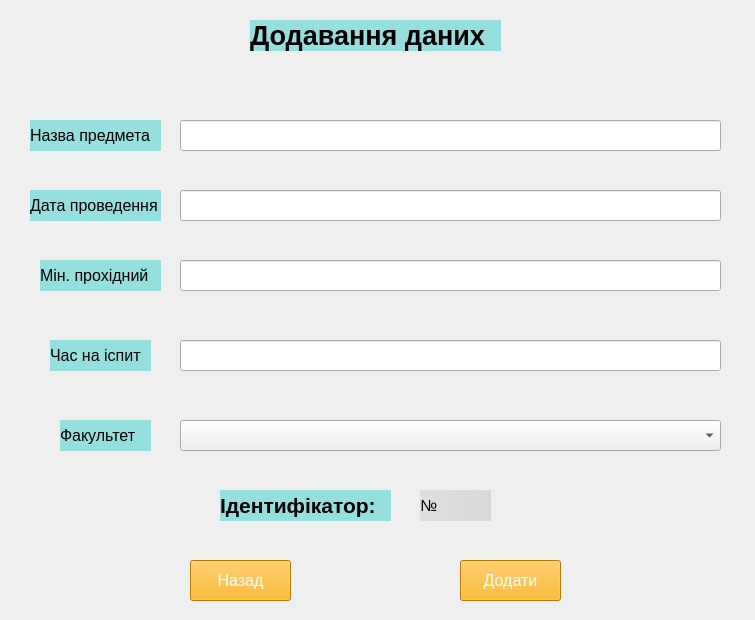
<?xml version="1.0" encoding="UTF-8"?>
<ui version="4.0">
 <class>MainWindow</class>
 <widget class="QMainWindow" name="MainWindow">
  <property name="geometry">
   <rect>
    <x>0</x>
    <y>0</y>
    <width>755</width>
    <height>620</height>
   </rect>
  </property>
  <property name="windowTitle">
   <string>Оновлення даних</string>
  </property>
  <widget class="QWidget" name="centralwidget">
   <widget class="QLabel" name="label">
    <property name="geometry">
     <rect>
      <x>0</x>
      <y>0</y>
      <width>755</width>
      <height>620</height>
     </rect>
    </property>
    <property name="text">
     <string/>
    </property>
    <property name="pixmap">
     <pixmap>4a7eaeae52140c9205af389cc1e2c7b7-Enhanced-transformed (4).jpeg</pixmap>
    </property>
   </widget>
   <widget class="QLabel" name="label_2">
    <property name="geometry">
     <rect>
      <x>250</x>
      <y>20</y>
      <width>251</width>
      <height>31</height>
     </rect>
    </property>
    <property name="font">
     <font>
      <pointsize>20</pointsize>
      <weight>75</weight>
      <bold>true</bold>
     </font>
    </property>
    <property name="styleSheet">
     <string notr="true">background-color: rgb(149, 223, 223);</string>
    </property>
    <property name="text">
     <string>Додавання даних</string>
    </property>
   </widget>
   <widget class="QPushButton" name="admin_back">
    <property name="geometry">
     <rect>
      <x>190</x>
      <y>560</y>
      <width>101</width>
      <height>41</height>
     </rect>
    </property>
    <property name="font">
     <font>
      <pointsize>12</pointsize>
     </font>
    </property>
    <property name="styleSheet">
     <string notr="true">background-color: rgb(255, 170, 0);
color: rgb(255, 255, 255);</string>
    </property>
    <property name="text">
     <string>Назад</string>
    </property>
   </widget>
   <widget class="QPushButton" name="admin_add_exams">
    <property name="geometry">
     <rect>
      <x>460</x>
      <y>560</y>
      <width>101</width>
      <height>41</height>
     </rect>
    </property>
    <property name="font">
     <font>
      <pointsize>12</pointsize>
     </font>
    </property>
    <property name="styleSheet">
     <string notr="true">background-color: rgb(255, 170, 0);
color: rgb(255, 255, 255);</string>
    </property>
    <property name="text">
     <string>Додати</string>
    </property>
   </widget>
   <widget class="QLabel" name="label_full_name">
    <property name="geometry">
     <rect>
      <x>30</x>
      <y>120</y>
      <width>131</width>
      <height>31</height>
     </rect>
    </property>
    <property name="font">
     <font>
      <pointsize>12</pointsize>
      <weight>50</weight>
      <bold>false</bold>
     </font>
    </property>
    <property name="toolTip">
     <string>&lt;html&gt;&lt;head/&gt;&lt;body&gt;&lt;p align=&quot;center&quot;&gt;&lt;br/&gt;&lt;/p&gt;&lt;/body&gt;&lt;/html&gt;</string>
    </property>
    <property name="styleSheet">
     <string notr="true">background-color: rgb(149, 223, 223);</string>
    </property>
    <property name="text">
     <string>Назва предмета</string>
    </property>
    <property name="margin">
     <number>3</number>
    </property>
   </widget>
   <widget class="QLineEdit" name="take_exams_date">
    <property name="geometry">
     <rect>
      <x>180</x>
      <y>190</y>
      <width>541</width>
      <height>31</height>
     </rect>
    </property>
   </widget>
   <widget class="QLineEdit" name="take_exams_name">
    <property name="geometry">
     <rect>
      <x>180</x>
      <y>120</y>
      <width>541</width>
      <height>31</height>
     </rect>
    </property>
   </widget>
   <widget class="QLabel" name="label_email">
    <property name="geometry">
     <rect>
      <x>30</x>
      <y>190</y>
      <width>131</width>
      <height>31</height>
     </rect>
    </property>
    <property name="font">
     <font>
      <pointsize>12</pointsize>
      <weight>50</weight>
      <bold>false</bold>
     </font>
    </property>
    <property name="toolTip">
     <string>&lt;html&gt;&lt;head/&gt;&lt;body&gt;&lt;p align=&quot;center&quot;&gt;&lt;br/&gt;&lt;/p&gt;&lt;/body&gt;&lt;/html&gt;</string>
    </property>
    <property name="styleSheet">
     <string notr="true">background-color: rgb(149, 223, 223);</string>
    </property>
    <property name="text">
     <string>Дата проведення</string>
    </property>
    <property name="margin">
     <number>3</number>
    </property>
   </widget>
   <widget class="QLabel" name="label_email_2">
    <property name="geometry">
     <rect>
      <x>40</x>
      <y>260</y>
      <width>121</width>
      <height>31</height>
     </rect>
    </property>
    <property name="font">
     <font>
      <pointsize>12</pointsize>
      <weight>50</weight>
      <bold>false</bold>
     </font>
    </property>
    <property name="toolTip">
     <string>&lt;html&gt;&lt;head/&gt;&lt;body&gt;&lt;p align=&quot;center&quot;&gt;&lt;br/&gt;&lt;/p&gt;&lt;/body&gt;&lt;/html&gt;</string>
    </property>
    <property name="styleSheet">
     <string notr="true">background-color: rgb(149, 223, 223);</string>
    </property>
    <property name="text">
     <string>Мін. прохідний</string>
    </property>
    <property name="margin">
     <number>3</number>
    </property>
   </widget>
   <widget class="QLabel" name="label_email_3">
    <property name="geometry">
     <rect>
      <x>50</x>
      <y>340</y>
      <width>101</width>
      <height>31</height>
     </rect>
    </property>
    <property name="font">
     <font>
      <pointsize>12</pointsize>
      <weight>50</weight>
      <bold>false</bold>
     </font>
    </property>
    <property name="toolTip">
     <string>&lt;html&gt;&lt;head/&gt;&lt;body&gt;&lt;p align=&quot;center&quot;&gt;&lt;br/&gt;&lt;/p&gt;&lt;/body&gt;&lt;/html&gt;</string>
    </property>
    <property name="styleSheet">
     <string notr="true">background-color: rgb(149, 223, 223);</string>
    </property>
    <property name="text">
     <string>Час на іспит</string>
    </property>
    <property name="margin">
     <number>3</number>
    </property>
   </widget>
   <widget class="QLabel" name="label_email_4">
    <property name="geometry">
     <rect>
      <x>60</x>
      <y>420</y>
      <width>91</width>
      <height>31</height>
     </rect>
    </property>
    <property name="font">
     <font>
      <pointsize>12</pointsize>
      <weight>50</weight>
      <bold>false</bold>
     </font>
    </property>
    <property name="toolTip">
     <string>&lt;html&gt;&lt;head/&gt;&lt;body&gt;&lt;p align=&quot;center&quot;&gt;&lt;br/&gt;&lt;/p&gt;&lt;/body&gt;&lt;/html&gt;</string>
    </property>
    <property name="styleSheet">
     <string notr="true">background-color: rgb(149, 223, 223);</string>
    </property>
    <property name="text">
     <string>Факультет</string>
    </property>
    <property name="margin">
     <number>3</number>
    </property>
   </widget>
   <widget class="QLineEdit" name="take_exams_min_pass">
    <property name="geometry">
     <rect>
      <x>180</x>
      <y>260</y>
      <width>541</width>
      <height>31</height>
     </rect>
    </property>
   </widget>
   <widget class="QLineEdit" name="take_exams_time">
    <property name="geometry">
     <rect>
      <x>180</x>
      <y>340</y>
      <width>541</width>
      <height>31</height>
     </rect>
    </property>
   </widget>
   <widget class="QComboBox" name="take_faculty">
    <property name="geometry">
     <rect>
      <x>180</x>
      <y>420</y>
      <width>541</width>
      <height>31</height>
     </rect>
    </property>
    <item>
     <property name="text">
      <string/>
     </property>
    </item>
    <item>
     <property name="text">
      <string>Англійської мови</string>
     </property>
    </item>
    <item>
     <property name="text">
      <string>Географії</string>
     </property>
    </item>
    <item>
     <property name="text">
      <string>Української мови</string>
     </property>
    </item>
   </widget>
   <widget class="QLabel" name="admin_lbl">
    <property name="geometry">
     <rect>
      <x>220</x>
      <y>490</y>
      <width>171</width>
      <height>31</height>
     </rect>
    </property>
    <property name="font">
     <font>
      <pointsize>16</pointsize>
      <weight>75</weight>
      <bold>true</bold>
     </font>
    </property>
    <property name="styleSheet">
     <string notr="true">background-color: rgb(149, 223, 223);</string>
    </property>
    <property name="text">
     <string>Ідентифікатор:</string>
    </property>
   </widget>
   <widget class="QLabel" name="lbl">
    <property name="geometry">
     <rect>
      <x>420</x>
      <y>490</y>
      <width>71</width>
      <height>31</height>
     </rect>
    </property>
    <property name="font">
     <font>
      <pointsize>12</pointsize>
      <weight>50</weight>
      <bold>false</bold>
     </font>
    </property>
    <property name="toolTip">
     <string>&lt;html&gt;&lt;head/&gt;&lt;body&gt;&lt;p align=&quot;center&quot;&gt;&lt;br/&gt;&lt;/p&gt;&lt;/body&gt;&lt;/html&gt;</string>
    </property>
    <property name="styleSheet">
     <string notr="true">background-color: qlineargradient(spread:pad, x1:0, y1:0, x2:1, y2:0, stop:0 rgba(221, 221, 221, 226), stop:1 rgba(214, 214, 214, 224));</string>
    </property>
    <property name="text">
     <string>№</string>
    </property>
    <property name="margin">
     <number>3</number>
    </property>
   </widget>
  </widget>
 </widget>
 <resources/>
 <connections/>
</ui>
